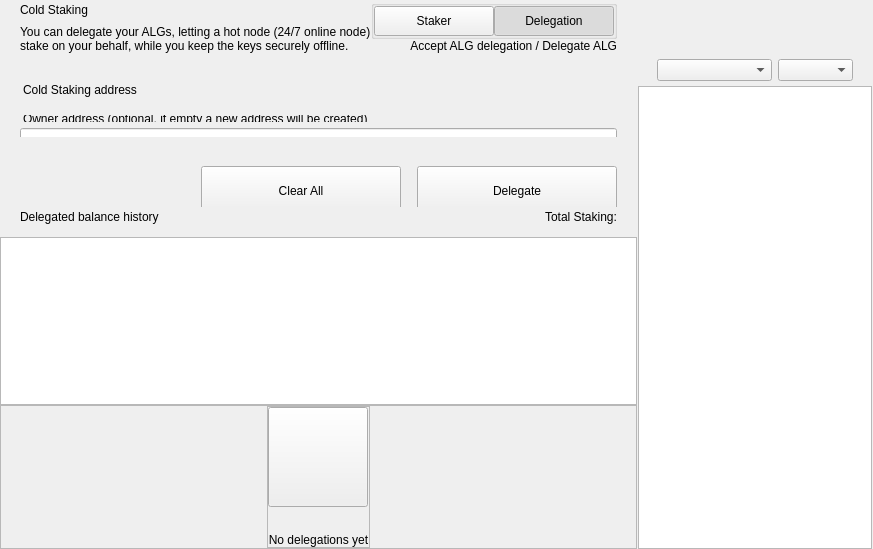
<?xml version="1.0" encoding="UTF-8"?>
<ui version="4.0">
 <class>ColdStakingWidget</class>
 <widget class="QWidget" name="ColdStakingWidget">
  <property name="geometry">
   <rect>
    <x>0</x>
    <y>0</y>
    <width>629</width>
    <height>549</height>
   </rect>
  </property>
  <property name="windowTitle">
   <string>Form</string>
  </property>
  <layout class="QHBoxLayout" name="horizontalLayout_1" stretch="2,1">
   <property name="spacing">
    <number>0</number>
   </property>
   <property name="leftMargin">
    <number>0</number>
   </property>
   <property name="topMargin">
    <number>0</number>
   </property>
   <property name="rightMargin">
    <number>0</number>
   </property>
   <property name="bottomMargin">
    <number>0</number>
   </property>
   <item>
    <widget class="QWidget" name="left" native="true">
     <layout class="QVBoxLayout" name="verticalLayout_3">
      <property name="leftMargin">
       <number>0</number>
      </property>
      <property name="topMargin">
       <number>0</number>
      </property>
      <property name="rightMargin">
       <number>0</number>
      </property>
      <property name="bottomMargin">
       <number>0</number>
      </property>
      <item>
       <layout class="QVBoxLayout" name="verticalLayout_2">
        <property name="spacing">
         <number>0</number>
        </property>
        <item>
         <layout class="QVBoxLayout" name="verticalLayoutTop">
          <property name="spacing">
           <number>0</number>
          </property>
          <property name="leftMargin">
           <number>0</number>
          </property>
          <property name="rightMargin">
           <number>0</number>
          </property>
          <item>
           <widget class="QWidget" name="containerTitle" native="true">
            <property name="sizePolicy">
             <sizepolicy hsizetype="Preferred" vsizetype="Minimum">
              <horstretch>0</horstretch>
              <verstretch>0</verstretch>
             </sizepolicy>
            </property>
            <property name="maximumSize">
             <size>
              <width>16777215</width>
              <height>100</height>
             </size>
            </property>
            <layout class="QHBoxLayout" name="containerTitleLayout">
             <property name="spacing">
              <number>0</number>
             </property>
             <property name="leftMargin">
              <number>20</number>
             </property>
             <property name="topMargin">
              <number>0</number>
             </property>
             <property name="rightMargin">
              <number>20</number>
             </property>
             <property name="bottomMargin">
              <number>0</number>
             </property>
             <item>
              <layout class="QVBoxLayout" name="verticalLayout11">
               <property name="spacing">
                <number>5</number>
               </property>
               <item>
                <widget class="QLabel" name="labelTitle">
                 <property name="text">
                  <string>Cold Staking</string>
                 </property>
                </widget>
               </item>
               <item>
                <widget class="QLabel" name="labelSubtitle1">
                 <property name="maximumSize">
                  <size>
                   <width>16777215</width>
                   <height>16777215</height>
                  </size>
                 </property>
                 <property name="text">
                  <string>You can delegate your ALGs, letting a hot node (24/7 online node)
stake on your behalf, while you keep the keys securely offline.</string>
                 </property>
                </widget>
               </item>
              </layout>
             </item>
             <item>
              <spacer name="horizontalSpacer">
               <property name="orientation">
                <enum>Qt::Horizontal</enum>
               </property>
               <property name="sizeHint" stdset="0">
                <size>
                 <width>40</width>
                 <height>20</height>
                </size>
               </property>
              </spacer>
             </item>
             <item>
              <widget class="QWidget" name="containerViewPrivacyChecks" native="true">
               <layout class="QVBoxLayout" name="containerPrivacyChecks">
                <property name="spacing">
                 <number>0</number>
                </property>
                <property name="leftMargin">
                 <number>0</number>
                </property>
                <property name="topMargin">
                 <number>0</number>
                </property>
                <property name="rightMargin">
                 <number>0</number>
                </property>
                <property name="bottomMargin">
                 <number>0</number>
                </property>
                <item alignment="Qt::AlignHCenter|Qt::AlignVCenter">
                 <widget class="QGroupBox" name="groupBox">
                  <property name="title">
                   <string/>
                  </property>
                  <layout class="QHBoxLayout" name="horizontalLayout_2_1">
                   <property name="spacing">
                    <number>0</number>
                   </property>
                   <property name="leftMargin">
                    <number>0</number>
                   </property>
                   <property name="topMargin">
                    <number>0</number>
                   </property>
                   <property name="rightMargin">
                    <number>0</number>
                   </property>
                   <property name="bottomMargin">
                    <number>0</number>
                   </property>
                   <item>
                    <widget class="QPushButton" name="pushLeft">
                     <property name="minimumSize">
                      <size>
                       <width>120</width>
                       <height>30</height>
                      </size>
                     </property>
                     <property name="maximumSize">
                      <size>
                       <width>120</width>
                       <height>30</height>
                      </size>
                     </property>
                     <property name="focusPolicy">
                      <enum>Qt::NoFocus</enum>
                     </property>
                     <property name="text">
                      <string>Staker</string>
                     </property>
                     <property name="checkable">
                      <bool>true</bool>
                     </property>
                     <property name="autoExclusive">
                      <bool>true</bool>
                     </property>
                    </widget>
                   </item>
                   <item>
                    <widget class="QPushButton" name="pushRight">
                     <property name="minimumSize">
                      <size>
                       <width>120</width>
                       <height>30</height>
                      </size>
                     </property>
                     <property name="maximumSize">
                      <size>
                       <width>120</width>
                       <height>30</height>
                      </size>
                     </property>
                     <property name="focusPolicy">
                      <enum>Qt::NoFocus</enum>
                     </property>
                     <property name="text">
                      <string>Delegation</string>
                     </property>
                     <property name="checkable">
                      <bool>true</bool>
                     </property>
                     <property name="checked">
                      <bool>true</bool>
                     </property>
                     <property name="autoExclusive">
                      <bool>true</bool>
                     </property>
                    </widget>
                   </item>
                  </layout>
                 </widget>
                </item>
                <item alignment="Qt::AlignTop">
                 <widget class="QLabel" name="labelSubtitle2">
                  <property name="text">
                   <string>Accept ALG delegation / Delegate ALG</string>
                  </property>
                  <property name="alignment">
                   <set>Qt::AlignRight|Qt::AlignTrailing|Qt::AlignVCenter</set>
                  </property>
                 </widget>
                </item>
               </layout>
              </widget>
             </item>
            </layout>
           </widget>
          </item>
          <item>
           <spacer name="verticalSpacer_2">
            <property name="orientation">
             <enum>Qt::Vertical</enum>
            </property>
            <property name="sizeType">
             <enum>QSizePolicy::Fixed</enum>
            </property>
            <property name="sizeHint" stdset="0">
             <size>
              <width>20</width>
              <height>30</height>
             </size>
            </property>
           </spacer>
          </item>
          <item>
           <widget class="QWidget" name="containerSend" native="true">
            <property name="minimumSize">
             <size>
              <width>0</width>
              <height>50</height>
             </size>
            </property>
            <layout class="QVBoxLayout" name="containerSendRow">
             <property name="spacing">
              <number>6</number>
             </property>
             <property name="leftMargin">
              <number>0</number>
             </property>
             <property name="topMargin">
              <number>0</number>
             </property>
             <property name="rightMargin">
              <number>0</number>
             </property>
             <property name="bottomMargin">
              <number>0</number>
             </property>
             <item>
              <widget class="QLabel" name="labelEditTitle">
               <property name="maximumSize">
                <size>
                 <width>16777215</width>
                 <height>30</height>
                </size>
               </property>
               <property name="styleSheet">
                <string notr="true">padding-left:20px; padding-bottom:3px;</string>
               </property>
               <property name="text">
                <string>Cold Staking address</string>
               </property>
              </widget>
             </item>
             <item>
              <spacer name="verticalSpacer_6">
               <property name="orientation">
                <enum>Qt::Vertical</enum>
               </property>
               <property name="sizeType">
                <enum>QSizePolicy::Fixed</enum>
               </property>
               <property name="sizeHint" stdset="0">
                <size>
                 <width>20</width>
                 <height>9</height>
                </size>
               </property>
              </spacer>
             </item>
             <item>
              <widget class="QWidget" name="containerOwner" native="true">
               <layout class="QVBoxLayout" name="vContainerOwner">
                <property name="spacing">
                 <number>4</number>
                </property>
                <property name="leftMargin">
                 <number>20</number>
                </property>
                <property name="topMargin">
                 <number>0</number>
                </property>
                <property name="rightMargin">
                 <number>20</number>
                </property>
                <property name="bottomMargin">
                 <number>0</number>
                </property>
                <item>
                 <widget class="QLabel" name="labelSubtitleDescription">
                  <property name="maximumSize">
                   <size>
                    <width>16777215</width>
                    <height>20</height>
                   </size>
                  </property>
                  <property name="styleSheet">
                   <string notr="true">margin-bottom:2px;
                   margin-left:0.05px;
                   padding:0px;</string>
                  </property>
                  <property name="text">
                   <string>Owner address (optional, if empty a new address will be created)</string>
                  </property>
                 </widget>
                </item>
                <item>
                 <widget class="QLineEdit" name="lineEditOwnerAddress">
                  <property name="minimumSize">
                   <size>
                    <width>0</width>
                    <height>50</height>
                   </size>
                  </property>
                  <property name="maximumSize">
                   <size>
                    <width>16777215</width>
                    <height>50</height>
                   </size>
                  </property>
                  <property name="styleSheet">
                   <string notr="true"/>
                  </property>
                  <property name="placeholderText">
                   <string>Enter owner address</string>
                  </property>
                 </widget>
                </item>
               </layout>
              </widget>
             </item>
            </layout>
           </widget>
          </item>
         </layout>
        </item>
        <item>
         <spacer name="verticalSpacer_3">
          <property name="orientation">
           <enum>Qt::Vertical</enum>
          </property>
          <property name="sizeType">
           <enum>QSizePolicy::Minimum</enum>
          </property>
          <property name="sizeHint" stdset="0">
           <size>
            <width>20</width>
            <height>20</height>
           </size>
          </property>
         </spacer>
        </item>
        <item>
         <widget class="QWidget" name="containerBtn" native="true">
          <property name="minimumSize">
           <size>
            <width>0</width>
            <height>50</height>
           </size>
          </property>
          <layout class="QHBoxLayout" name="horizontalLayout">
           <property name="rightMargin">
            <number>20</number>
           </property>
           <item>
            <spacer name="horizontalSpacer_2">
             <property name="orientation">
              <enum>Qt::Horizontal</enum>
             </property>
             <property name="sizeHint" stdset="0">
              <size>
               <width>200</width>
               <height>20</height>
              </size>
             </property>
            </spacer>
           </item>
           <item>
            <layout class="QHBoxLayout" name="horizontalLayout_7">
             <item>
              <spacer name="horizontalSpacer_3">
               <property name="orientation">
                <enum>Qt::Horizontal</enum>
               </property>
               <property name="sizeType">
                <enum>QSizePolicy::Expanding</enum>
               </property>
               <property name="sizeHint" stdset="0">
                <size>
                 <width>40</width>
                 <height>20</height>
                </size>
               </property>
              </spacer>
             </item>
             <item>
              <widget class="QPushButton" name="pushButtonClear">
               <property name="minimumSize">
                <size>
                 <width>200</width>
                 <height>50</height>
                </size>
               </property>
               <property name="focusPolicy">
                <enum>Qt::NoFocus</enum>
               </property>
               <property name="text">
                <string>Clear All</string>
               </property>
              </widget>
             </item>
             <item>
              <spacer name="horizontalSpacer_4">
               <property name="orientation">
                <enum>Qt::Horizontal</enum>
               </property>
               <property name="sizeType">
                <enum>QSizePolicy::Fixed</enum>
               </property>
               <property name="sizeHint" stdset="0">
                <size>
                 <width>10</width>
                 <height>20</height>
                </size>
               </property>
              </spacer>
             </item>
             <item>
              <widget class="QPushButton" name="pushButtonSend">
               <property name="minimumSize">
                <size>
                 <width>200</width>
                 <height>50</height>
                </size>
               </property>
               <property name="maximumSize">
                <size>
                 <width>200</width>
                 <height>50</height>
                </size>
               </property>
               <property name="focusPolicy">
                <enum>Qt::NoFocus</enum>
               </property>
               <property name="text">
                <string>Delegate</string>
               </property>
              </widget>
             </item>
            </layout>
           </item>
          </layout>
         </widget>
        </item>
        <item>
         <widget class="QWidget" name="containerHistoryLabel" native="true">
          <layout class="QHBoxLayout" name="horizontalLayout_4">
           <property name="spacing">
            <number>0</number>
           </property>
           <property name="leftMargin">
            <number>20</number>
           </property>
           <property name="topMargin">
            <number>0</number>
           </property>
           <property name="rightMargin">
            <number>20</number>
           </property>
           <property name="bottomMargin">
            <number>0</number>
           </property>
           <item>
            <widget class="QWidget" name="verticalWidget" native="true">
             <property name="minimumSize">
              <size>
               <width>100</width>
               <height>0</height>
              </size>
             </property>
             <layout class="QVBoxLayout" name="verticalLayout_58">
              <property name="leftMargin">
               <number>0</number>
              </property>
              <property name="topMargin">
               <number>0</number>
              </property>
              <property name="rightMargin">
               <number>0</number>
              </property>
              <property name="bottomMargin">
               <number>0</number>
              </property>
              <item>
               <widget class="QLabel" name="labelListHistory">
                <property name="text">
                 <string>Delegated balance history</string>
                </property>
               </widget>
              </item>
             </layout>
            </widget>
           </item>
           <item>
            <spacer name="horizontalSpacer_5">
             <property name="orientation">
              <enum>Qt::Horizontal</enum>
             </property>
             <property name="sizeHint" stdset="0">
              <size>
               <width>40</width>
               <height>20</height>
              </size>
             </property>
            </spacer>
           </item>
           <item>
            <widget class="QLabel" name="labelStakingTotal">
             <property name="text">
              <string>Total Staking:</string>
             </property>
            </widget>
           </item>
          </layout>
         </widget>
        </item>
        <item>
         <layout class="QVBoxLayout" name="verticalLayout_64">
          <property name="spacing">
           <number>0</number>
          </property>
          <item>
           <spacer name="verticalSpacer_44">
            <property name="orientation">
             <enum>Qt::Vertical</enum>
            </property>
            <property name="sizeType">
             <enum>QSizePolicy::Fixed</enum>
            </property>
            <property name="sizeHint" stdset="0">
             <size>
              <width>20</width>
              <height>10</height>
             </size>
            </property>
           </spacer>
          </item>
          <item>
           <widget class="QListView" name="listView">
            <property name="enabled">
             <bool>true</bool>
            </property>
            <property name="mouseTracking">
             <bool>true</bool>
            </property>
           </widget>
          </item>
          <item>
           <widget class="QFrame" name="emptyContainer">
            <property name="minimumSize">
             <size>
              <width>0</width>
              <height>100</height>
             </size>
            </property>
            <property name="frameShape">
             <enum>QFrame::StyledPanel</enum>
            </property>
            <property name="frameShadow">
             <enum>QFrame::Raised</enum>
            </property>
            <layout class="QVBoxLayout" name="verticalLayout_71" stretch="1,8">
             <property name="spacing">
              <number>0</number>
             </property>
             <property name="leftMargin">
              <number>0</number>
             </property>
             <property name="topMargin">
              <number>0</number>
             </property>
             <property name="rightMargin">
              <number>0</number>
             </property>
             <property name="bottomMargin">
              <number>0</number>
             </property>
             <item>
              <spacer name="verticalSpacer">
               <property name="orientation">
                <enum>Qt::Vertical</enum>
               </property>
               <property name="sizeHint" stdset="0">
                <size>
                 <width>20</width>
                 <height>20</height>
                </size>
               </property>
              </spacer>
             </item>
             <item alignment="Qt::AlignHCenter|Qt::AlignVCenter">
              <widget class="QFrame" name="emptyScreen">
               <property name="sizePolicy">
                <sizepolicy hsizetype="Expanding" vsizetype="Expanding">
                 <horstretch>0</horstretch>
                 <verstretch>0</verstretch>
                </sizepolicy>
               </property>
               <property name="frameShape">
                <enum>QFrame::StyledPanel</enum>
               </property>
               <property name="frameShadow">
                <enum>QFrame::Raised</enum>
               </property>
               <layout class="QVBoxLayout" name="verticalLayout">
                <property name="spacing">
                 <number>30</number>
                </property>
                <property name="leftMargin">
                 <number>0</number>
                </property>
                <property name="topMargin">
                 <number>0</number>
                </property>
                <property name="rightMargin">
                 <number>0</number>
                </property>
                <property name="bottomMargin">
                 <number>0</number>
                </property>
                <item alignment="Qt::AlignHCenter|Qt::AlignVCenter">
                 <widget class="QPushButton" name="pushImgEmpty">
                  <property name="minimumSize">
                   <size>
                    <width>100</width>
                    <height>100</height>
                   </size>
                  </property>
                  <property name="maximumSize">
                   <size>
                    <width>100</width>
                    <height>100</height>
                   </size>
                  </property>
                  <property name="focusPolicy">
                   <enum>Qt::NoFocus</enum>
                  </property>
                  <property name="text">
                   <string/>
                  </property>
                  <property name="iconSize">
                   <size>
                    <width>100</width>
                    <height>100</height>
                   </size>
                  </property>
                 </widget>
                </item>
                <item alignment="Qt::AlignHCenter|Qt::AlignVCenter">
                 <widget class="QLabel" name="labelEmpty">
                  <property name="styleSheet">
                   <string notr="true"/>
                  </property>
                  <property name="text">
                   <string>No delegations yet</string>
                  </property>
                  <property name="alignment">
                   <set>Qt::AlignCenter</set>
                  </property>
                 </widget>
                </item>
               </layout>
              </widget>
             </item>
            </layout>
           </widget>
          </item>
         </layout>
        </item>
       </layout>
      </item>
     </layout>
    </widget>
   </item>
   <item>
    <widget class="QWidget" name="right" native="true">
     <layout class="QVBoxLayout" name="rightContainer">
      <property name="spacing">
       <number>0</number>
      </property>
      <property name="leftMargin">
       <number>1</number>
      </property>
      <property name="topMargin">
       <number>0</number>
      </property>
      <property name="rightMargin">
       <number>1</number>
      </property>
      <property name="bottomMargin">
       <number>0</number>
      </property>
      <item>
       <widget class="QWidget" name="containerRightButtons" native="true">
        <property name="minimumSize">
         <size>
          <width>0</width>
          <height>50</height>
         </size>
        </property>
        <layout class="QVBoxLayout" name="verticalLayout_4">
         <property name="leftMargin">
          <number>19</number>
         </property>
         <property name="topMargin">
          <number>0</number>
         </property>
         <property name="rightMargin">
          <number>19</number>
         </property>
         <property name="bottomMargin">
          <number>0</number>
         </property>
         <item>
          <widget class="OptionButton" name="btnCoinControl" native="true">
           <property name="minimumSize">
            <size>
             <width>0</width>
             <height>0</height>
            </size>
           </property>
          </widget>
         </item>
         <item>
          <widget class="OptionButton" name="btnColdStaking" native="true"/>
         </item>
         <item>
          <widget class="OptionButton" name="btnMyStakingAddresses" native="true">
           <property name="sizePolicy">
            <sizepolicy hsizetype="Preferred" vsizetype="Minimum">
             <horstretch>0</horstretch>
             <verstretch>0</verstretch>
            </sizepolicy>
           </property>
          </widget>
         </item>
        </layout>
       </widget>
      </item>
      <item>
       <widget class="QWidget" name="sortWidget" native="true">
        <layout class="QHBoxLayout" name="horizontalLayout_6">
         <property name="leftMargin">
          <number>19</number>
         </property>
         <property name="rightMargin">
          <number>19</number>
         </property>
         <property name="bottomMargin">
          <number>5</number>
         </property>
         <item>
          <spacer name="horizontalSpacer_6">
           <property name="orientation">
            <enum>Qt::Horizontal</enum>
           </property>
           <property name="sizeHint" stdset="0">
            <size>
             <width>40</width>
             <height>20</height>
            </size>
           </property>
          </spacer>
         </item>
         <item>
          <widget class="QComboBox" name="comboBoxSort">
           <property name="sizePolicy">
            <sizepolicy hsizetype="Preferred" vsizetype="Fixed">
             <horstretch>0</horstretch>
             <verstretch>0</verstretch>
            </sizepolicy>
           </property>
           <property name="minimumSize">
            <size>
             <width>115</width>
             <height>0</height>
            </size>
           </property>
          </widget>
         </item>
         <item>
          <widget class="QComboBox" name="comboBoxSortOrder">
           <property name="sizePolicy">
            <sizepolicy hsizetype="Preferred" vsizetype="Fixed">
             <horstretch>0</horstretch>
             <verstretch>0</verstretch>
            </sizepolicy>
           </property>
           <property name="minimumSize">
            <size>
             <width>75</width>
             <height>0</height>
            </size>
           </property>
          </widget>
         </item>
        </layout>
       </widget>
      </item>
      <item>
       <widget class="QListView" name="listViewStakingAddress">
        <property name="enabled">
         <bool>true</bool>
        </property>
        <property name="mouseTracking">
         <bool>true</bool>
        </property>
       </widget>
      </item>
     </layout>
    </widget>
   </item>
  </layout>
 </widget>
 <customwidgets>
  <customwidget>
   <class>OptionButton</class>
   <extends>QWidget</extends>
   <header>qt/bitalgo/optionbutton.h</header>
   <container>1</container>
  </customwidget>
 </customwidgets>
 <resources/>
 <connections/>
</ui>
